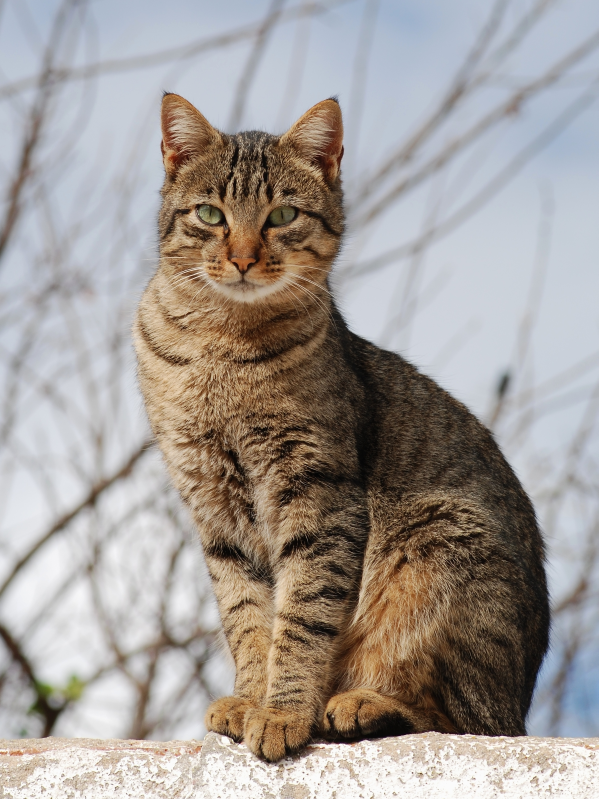
#> input picture cat.jpg, 1795 x 2397 px, found by its file name (shown at 1/3 size)
$ python circle_pic.py
#> lines starting #> are read from the running program, lines starting #| are printed output that depends on the picture
#### Draw the circle on the image

import cv2
image = cv2.imread ("open_cv/image/cat.jpg")
#> image is the input picture: shape (2397, 1795, 3); mean B, G, R 150, 154.8, 161.8

# Center coordinates
center_coordinates = (750,700)
# Radius of circle
radius = 200
# Blue color in BGR
color =(255, 0, 0)
# Line thickness of 2 px
thickness = -1

# Using cv2.circle() method
# Draw a circle with blue line borders of thickness of 2 px
image = cv2.circle(image, center_coordinates, radius, color, thickness)
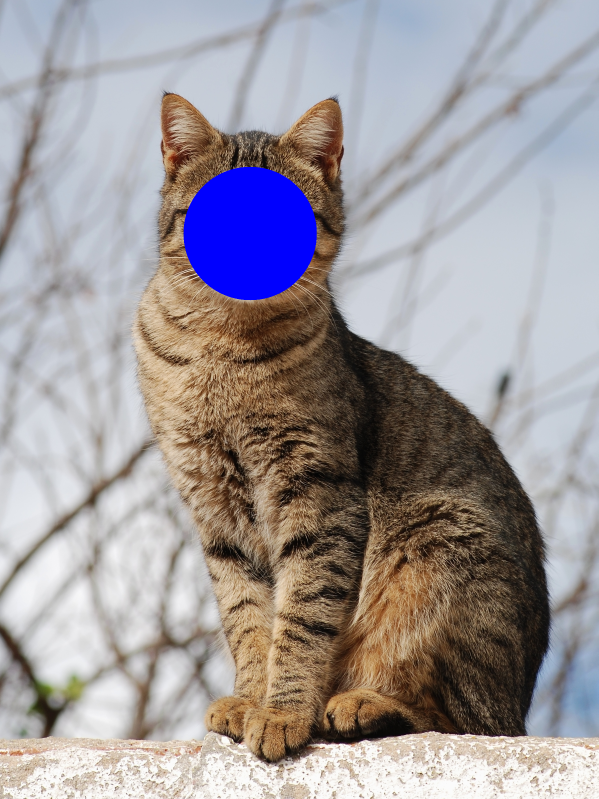
#> image: shape (2397, 1795, 3) (shown at 1/3 size); mean B, G, R 155.4, 152, 158.1

# Displaying the
image
cv2.imshow("Image", image)
cv2.waitKey(0)
cv2.destroyAllWindows()
